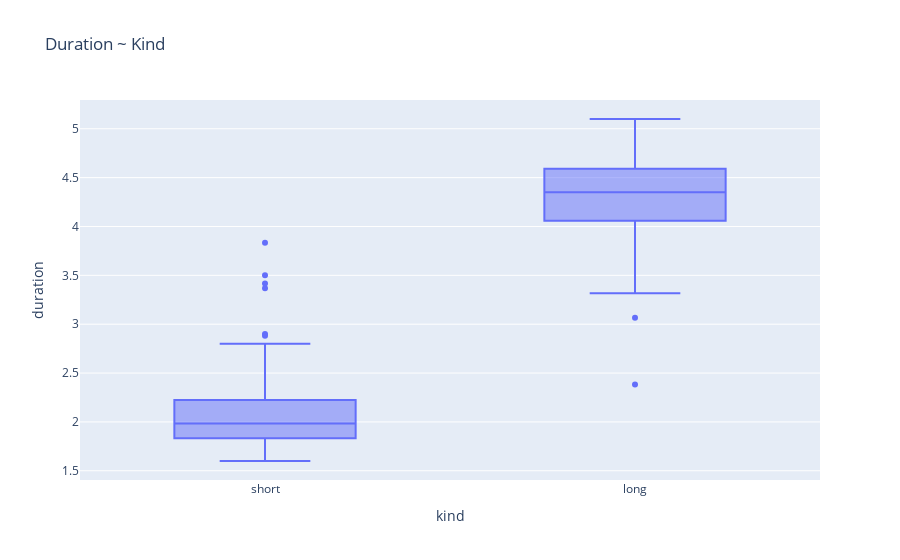

The notebook cell saved with this chart:
### Markdown cell above
### Question 11

### Code cell
import numpy as np
import pandas as pd
import seaborn as sns
import statsmodels.formula.api as smf
import plotly.express as px

# Load Old Faithful dataset
old_faithful = sns.load_dataset('geyser')

# Create indicator variable for wait time length
# Using 68 as the threshold as specified
old_faithful['kind'] = np.where(old_faithful['waiting'] < 68, 'short', 'long')

# Fit the indicator variable model
model = smf.ols('duration ~ C(kind, Treatment(reference="short"))', data=old_faithful).fit()

# Display model summary
print(model.summary().tables[1])

# Create visualization
fig = px.box(old_faithful, 
             x='kind', 
             y='duration',
             title='Duration ~ Kind',
             category_orders={'kind': ['short', 'long']})
# fig.show()
fig.show(renderer="png")

### Figure 1 — Plotly figure (JSON) as saved in the notebook; plotly's stock layout.template omitted (floating-point values rounded to 4 significant figures; data arrays with more than 128 entries replaced by an {"elided": "..."} marker saying what was removed)
{"data": [{"alignmentgroup": "True", "hovertemplate": "kind=%{x}<br>duration=%{y}<extra></extra>", "legendgroup": "", "marker": {"color": "#636efa"}, "name": "", "notched": false, "offsetgroup": "", "orientation": "v", "showlegend": false, "type": "box", "x": {"elided": "272 str values"}, "x0": " ", "xaxis": "x", "y": {"elided": "272 float values"}, "y0": " ", "yaxis": "y"}], "layout": {"boxmode": "group", "legend": {"tracegroupgap": 0}, "title": {"text": "Duration ~ Kind"}, "xaxis": {"anchor": "y", "categoryarray": ["short", "long"], "categoryorder": "array", "domain": [0, 1], "title": {"text": "kind"}}, "yaxis": {"anchor": "x", "domain": [0, 1], "title": {"text": "duration"}}}}
